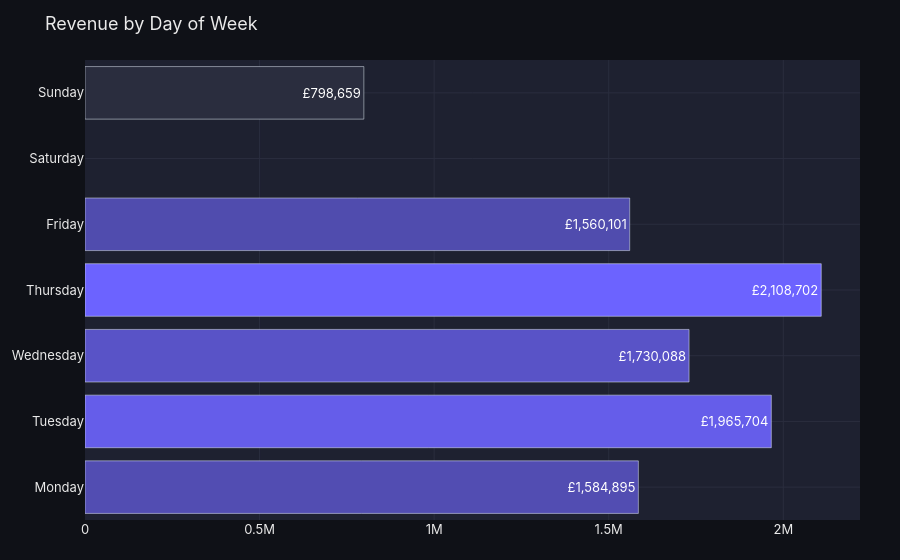

Notebook source saved alongside this figure:
### Markdown cell above
### 2b. Revenue by Day of Week

### Code cell
dow = get_revenue_by_day_of_week(df_clean)
fig = plot_revenue_by_day_of_week(dow)
fig.show()

### Figure 1 — Plotly figure (JSON) as saved in the notebook; plotly's stock layout.template omitted (floating-point values rounded to 4 significant figures)
{"data": [{"marker": {"color": [1585000.0, 1966000.0, 1730000.0, 2109000.0, 1560000.0, NaN, 798700.0], "colorscale": [[0, "#2A2D3E"], [1, "#6C63FF"]], "showscale": false}, "orientation": "h", "text": ["£1,584,895", "£1,965,704", "£1,730,088", "£2,108,702", "£1,560,101", "£nan", "£798,659"], "textposition": "auto", "type": "bar", "x": [1585000.0, 1966000.0, 1730000.0, 2109000.0, 1560000.0, NaN, 798700.0], "y": ["Monday", "Tuesday", "Wednesday", "Thursday", "Friday", "Saturday", "Sunday"]}], "layout": {"font": {"color": "#EAEAEA", "family": "Inter, sans-serif", "size": 13}, "legend": {"bgcolor": "rgba(0,0,0,0)", "borderwidth": 0}, "margin": {"b": 40, "l": 40, "r": 40, "t": 60}, "paper_bgcolor": "#0F1117", "plot_bgcolor": "#1E2130", "title": {"font": {"color": "#EAEAEA", "size": 18}, "text": "Revenue by Day of Week"}, "xaxis": {"gridcolor": "#2A2D3E", "showgrid": true, "zeroline": false}, "yaxis": {"gridcolor": "#2A2D3E", "showgrid": true, "zeroline": false}}}
